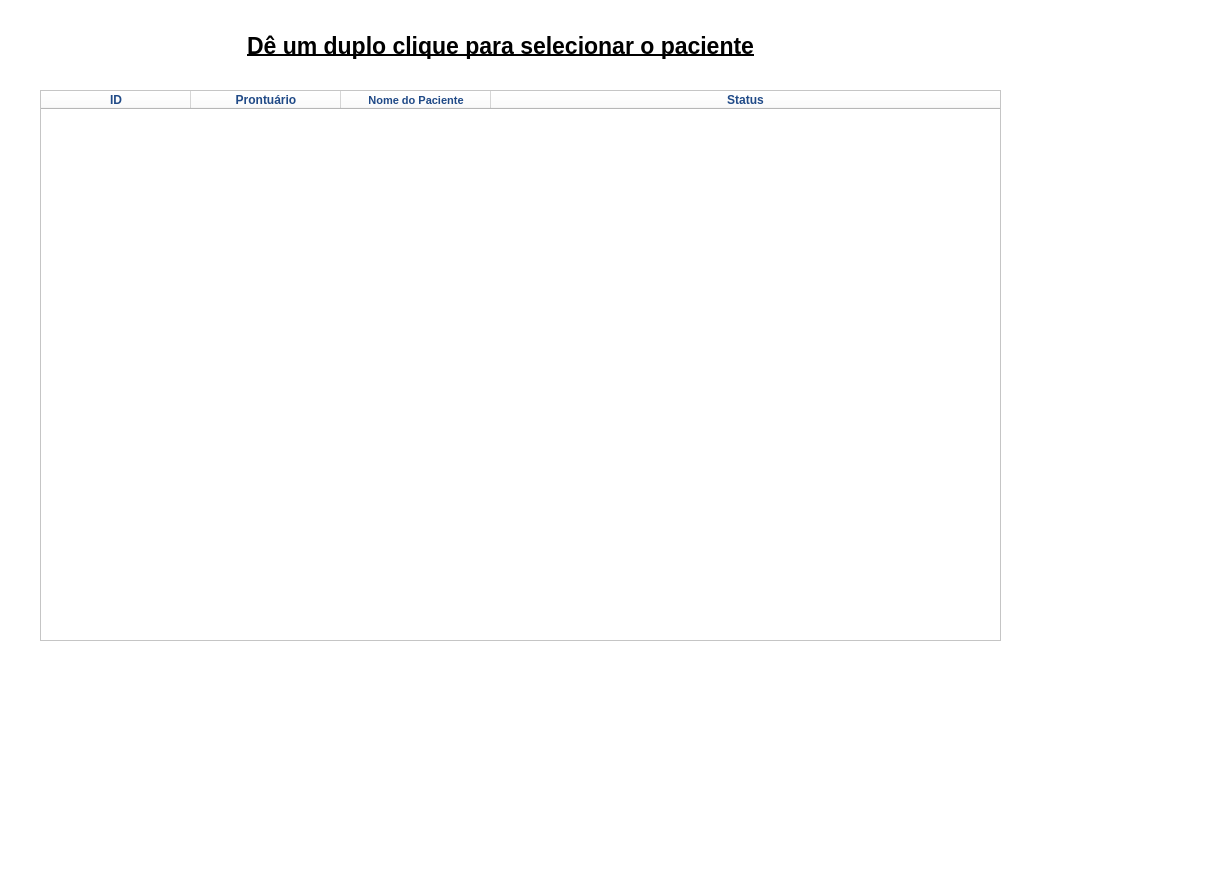
<?xml version="1.0" encoding="UTF-8"?>
<ui version="4.0">
 <class>MainWindow</class>
 <widget class="QMainWindow" name="MainWindow">
  <property name="windowModality">
   <enum>Qt::ApplicationModal</enum>
  </property>
  <property name="enabled">
   <bool>true</bool>
  </property>
  <property name="geometry">
   <rect>
    <x>0</x>
    <y>0</y>
    <width>1211</width>
    <height>874</height>
   </rect>
  </property>
  <property name="minimumSize">
   <size>
    <width>1211</width>
    <height>874</height>
   </size>
  </property>
  <property name="maximumSize">
   <size>
    <width>1211</width>
    <height>874</height>
   </size>
  </property>
  <property name="font">
   <font>
    <pointsize>14</pointsize>
   </font>
  </property>
  <property name="windowTitle">
   <string>Seleção de pacientes</string>
  </property>
  <property name="styleSheet">
   <string notr="true">background-color: rgb(255, 255, 255);</string>
  </property>
  <widget class="QWidget" name="centralwidget">
   <widget class="QLabel" name="lbl_id_user">
    <property name="geometry">
     <rect>
      <x>1080</x>
      <y>30</y>
      <width>41</width>
      <height>51</height>
     </rect>
    </property>
    <property name="font">
     <font>
      <pointsize>17</pointsize>
      <weight>75</weight>
      <bold>true</bold>
      <underline>true</underline>
     </font>
    </property>
    <property name="styleSheet">
     <string notr="true">color: rgb(62, 132, 238);</string>
    </property>
    <property name="text">
     <string/>
    </property>
    <property name="alignment">
     <set>Qt::AlignCenter</set>
    </property>
   </widget>
   <widget class="QLabel" name="label_4">
    <property name="geometry">
     <rect>
      <x>40</x>
      <y>20</y>
      <width>921</width>
      <height>51</height>
     </rect>
    </property>
    <property name="font">
     <font>
      <pointsize>17</pointsize>
      <weight>75</weight>
      <bold>true</bold>
      <underline>true</underline>
     </font>
    </property>
    <property name="text">
     <string>Dê um duplo clique para selecionar o paciente</string>
    </property>
    <property name="alignment">
     <set>Qt::AlignCenter</set>
    </property>
   </widget>
   <widget class="QTableWidget" name="TabelaPacientes">
    <property name="enabled">
     <bool>true</bool>
    </property>
    <property name="geometry">
     <rect>
      <x>40</x>
      <y>90</y>
      <width>961</width>
      <height>551</height>
     </rect>
    </property>
    <property name="sizePolicy">
     <sizepolicy hsizetype="Expanding" vsizetype="Expanding">
      <horstretch>0</horstretch>
      <verstretch>0</verstretch>
     </sizepolicy>
    </property>
    <property name="minimumSize">
     <size>
      <width>465</width>
      <height>0</height>
     </size>
    </property>
    <property name="font">
     <font>
      <pointsize>13</pointsize>
     </font>
    </property>
    <property name="cursor" stdset="0">
     <cursorShape>PointingHandCursor</cursorShape>
    </property>
    <property name="styleSheet">
     <string notr="true">background-color: rgb(255, 255, 255);
color: rgb(138, 226, 52);
color: rgb(32, 74, 135);</string>
    </property>
    <property name="editTriggers">
     <set>QAbstractItemView::NoEditTriggers</set>
    </property>
    <property name="selectionBehavior">
     <enum>QAbstractItemView::SelectRows</enum>
    </property>
    <property name="horizontalScrollMode">
     <enum>QAbstractItemView::ScrollPerPixel</enum>
    </property>
    <property name="sortingEnabled">
     <bool>false</bool>
    </property>
    <attribute name="horizontalHeaderDefaultSectionSize">
     <number>150</number>
    </attribute>
    <attribute name="horizontalHeaderShowSortIndicator" stdset="0">
     <bool>false</bool>
    </attribute>
    <attribute name="horizontalHeaderStretchLastSection">
     <bool>true</bool>
    </attribute>
    <column>
     <property name="text">
      <string>ID</string>
     </property>
     <property name="font">
      <font>
       <weight>75</weight>
       <bold>true</bold>
      </font>
     </property>
     <property name="textAlignment">
      <set>AlignCenter</set>
     </property>
    </column>
    <column>
     <property name="text">
      <string>Prontuário</string>
     </property>
     <property name="font">
      <font>
       <weight>75</weight>
       <bold>true</bold>
      </font>
     </property>
     <property name="textAlignment">
      <set>AlignCenter</set>
     </property>
    </column>
    <column>
     <property name="text">
      <string>Nome do Paciente</string>
     </property>
     <property name="font">
      <font>
       <pointsize>8</pointsize>
       <weight>75</weight>
       <bold>true</bold>
      </font>
     </property>
     <property name="textAlignment">
      <set>AlignCenter</set>
     </property>
    </column>
    <column>
     <property name="text">
      <string>Status</string>
     </property>
     <property name="font">
      <font>
       <weight>75</weight>
       <bold>true</bold>
      </font>
     </property>
     <property name="textAlignment">
      <set>AlignCenter</set>
     </property>
    </column>
   </widget>
   <widget class="QLabel" name="label_7">
    <property name="geometry">
     <rect>
      <x>960</x>
      <y>650</y>
      <width>231</width>
      <height>211</height>
     </rect>
    </property>
    <property name="text">
     <string/>
    </property>
    <property name="pixmap">
     <pixmap>../IMAGENS/pngwing.com (1).png</pixmap>
    </property>
    <property name="scaledContents">
     <bool>true</bool>
    </property>
   </widget>
  </widget>
 </widget>
 <resources/>
 <connections/>
</ui>
